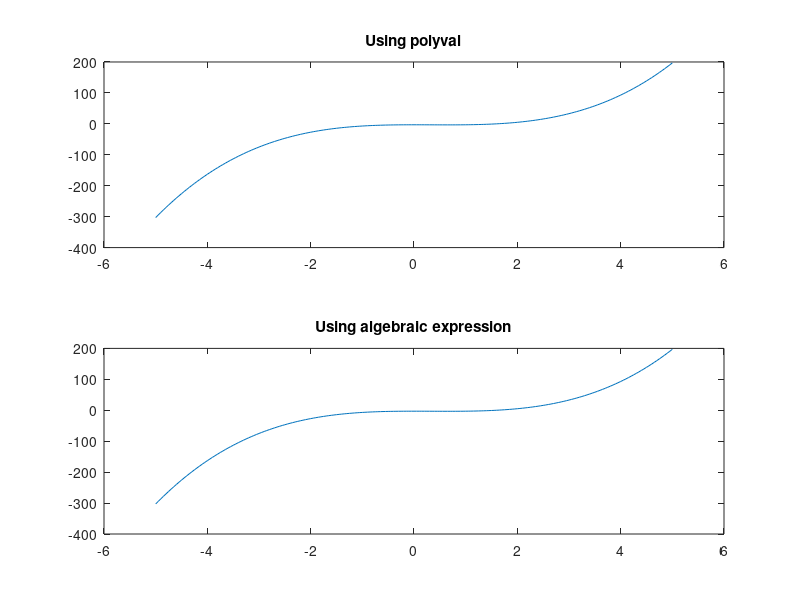
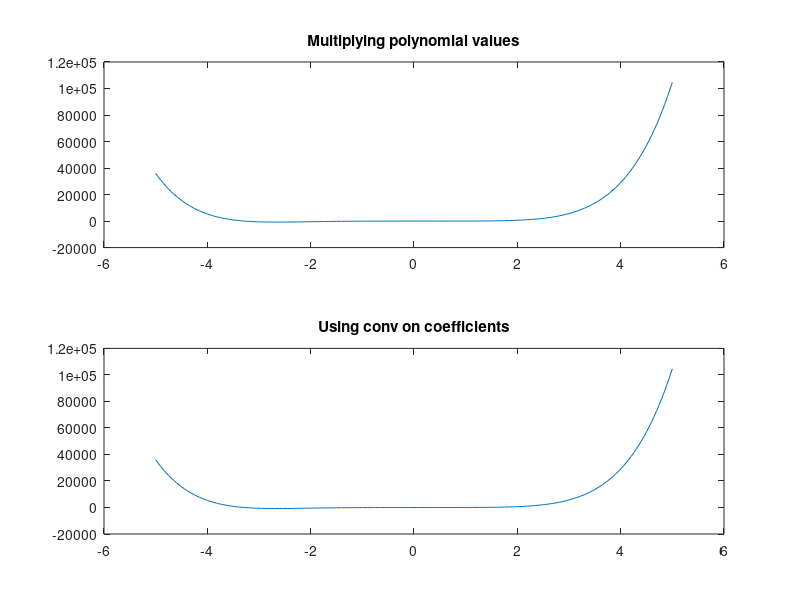

Write the MATLAB code that produced these figures, in order.
%% Lesson 6a: Polynomials
% Before we step into z transform, we should take a look at what functions
% are there in MATLAB to evaluate polynomials. There are 4 major functions
% to know about -- polyval, root/poly and conv.

%% polyval
% Allows you to evaluate polynomials at specified values
p = [2 -2 0 -3]     % 2x^3 - 2x^2 - 3
x = -5:.05:5;
a = polyval(p,x);
a2 = 2*x.^3 - 2*x.^2 - 3;

figure
subplot(2,1,1);
plot(x,a)
title('Using polyval')
hold on;
subplot(2,1,2);
plot(x,a2)
title('Using algebraic expression')
% The graphs are the same!

%% roots/poly
% These two functions are ~inverses! They allow you
% to find the roots / coefficients of a vector of numbers
r = roots(p)
p1 = poly(r)

%% residue
% Will apply later in the Signals course. Pretty much partial fractions
% from Calc I.

b = [-4 8];
a = [1 6 8];
[r,p,k] = residue(b,a)

[bb,aa] = residue(r,p,k)  % can go both ways

%% conv
% If Fontaine's talked about it, you mostly heard of convolution when you
% multiply in the frequency domain, i.e. when you feed a signal through a
% system, you need to multiply in the frequency domain. It is also used
% when you MULTIPLY TWO POLYNOMIALS TOGETHER!!!

%%
a = [1 2 -3 4];
b = [5 0 3 -2];
p2 = conv(a,b)       % Use convolution

x = -5:.05:5;

% a little experiment
figure
subplot(2,1,1);
plot(x,polyval(a,x).*polyval(b,x))
title('Multiplying polynomial values')
hold on;
subplot(2,1,2);
plot(x,polyval(p2,x))
title('Using conv on coefficients')
